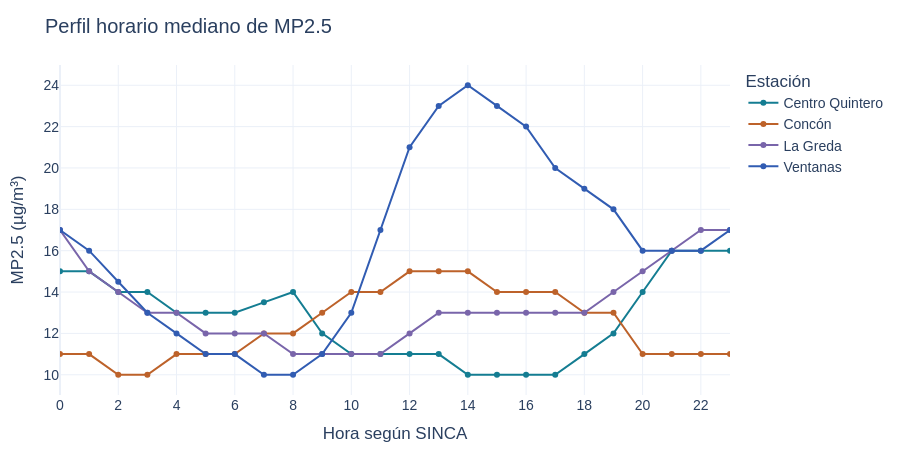
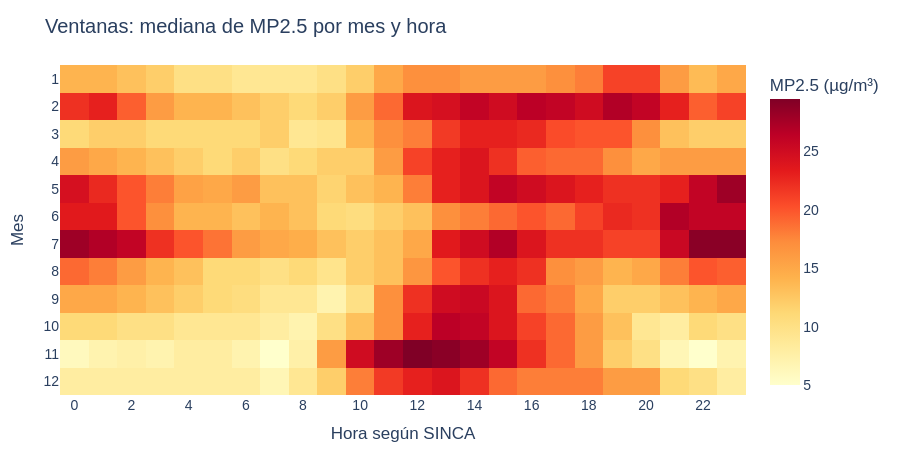

The code cell stored with these charts, in order, in its notebook:
### Markdown cell above
## 6. Patrones por hora y época del año

**Pregunta:** ¿en qué horarios aparecen mayores concentraciones típicas?

El perfil usa medianas por hora y las mismas horas entre estaciones. Se muestran grupos con al menos 24 observaciones. El mapa mes/hora usa una estación y agrupa los años seleccionados; se ocultan celdas con menos de 12 observaciones.

### Code cell
eda.hourly_chart(mp25,'mp25_ug_m3').show()
profile = eda.hourly_profile(mp25,'mp25_ug_m3')
display(profile[profile.estacion.eq('Ventanas')])
eda.month_hour_chart(df,'mp25_ug_m3','Ventanas').show()

### Figure 1 — Plotly figure (JSON) as saved in the notebook; plotly's stock layout.template omitted (floating-point values rounded to 4 significant figures)
{"data": [{"connectgaps": false, "customdata": [[907], [940], [962], [970], [972], [957], [941], [916], [851], [838], [860], [920], [953], [974], [997], [998], [999], [1000], [1007], [999], [975], [927], [900], [908]], "hovertemplate": "Hora: %{x}<br>Mediana: %{y:.2f}<br>Observaciones: %{customdata[0]}<extra>%{fullData.name}</extra>", "legendgroup": "Centro Quintero", "line": {"color": "#147D92", "dash": "solid"}, "marker": {"symbol": "circle"}, "mode": "lines+markers", "name": "Centro Quintero", "orientation": "v", "showlegend": true, "type": "scatter", "x": [0, 1, 2, 3, 4, 5, 6, 7, 8, 9, 10, 11, 12, 13, 14, 15, 16, 17, 18, 19, 20, 21, 22, 23], "xaxis": "x", "y": [15.0, 15.0, 14.0, 14.0, 13.0, 13.0, 13.0, 13.5, 14.0, 12.0, 11.0, 11.0, 11.0, 11.0, 10.0, 10.0, 10.0, 10.0, 11.0, 12.0, 14.0, 16.0, 16.0, 16.0], "yaxis": "y"}, {"connectgaps": false, "customdata": [[907], [940], [962], [970], [972], [957], [941], [916], [851], [838], [860], [920], [953], [974], [997], [998], [999], [1000], [1007], [999], [975], [927], [900], [908]], "hovertemplate": "Hora: %{x}<br>Mediana: %{y:.2f}<br>Observaciones: %{customdata[0]}<extra>%{fullData.name}</extra>", "legendgroup": "Concón", "line": {"color": "#BD622A", "dash": "solid"}, "marker": {"symbol": "circle"}, "mode": "lines+markers", "name": "Concón", "orientation": "v", "showlegend": true, "type": "scatter", "x": [0, 1, 2, 3, 4, 5, 6, 7, 8, 9, 10, 11, 12, 13, 14, 15, 16, 17, 18, 19, 20, 21, 22, 23], "xaxis": "x", "y": [11.0, 11.0, 10.0, 10.0, 11.0, 11.0, 11.0, 12.0, 12.0, 13.0, 14.0, 14.0, 15.0, 15.0, 15.0, 14.0, 14.0, 14.0, 13.0, 13.0, 11.0, 11.0, 11.0, 11.0], "yaxis": "y"}, {"connectgaps": false, "customdata": [[907], [940], [962], [970], [972], [957], [941], [916], [851], [838], [860], [920], [953], [974], [997], [998], [999], [1000], [1007], [999], [975], [927], [900], [908]], "hovertemplate": "Hora: %{x}<br>Mediana: %{y:.2f}<br>Observaciones: %{customdata[0]}<extra>%{fullData.name}</extra>", "legendgroup": "La Greda", "line": {"color": "#7965AA", "dash": "solid"}, "marker": {"symbol": "circle"}, "mode": "lines+markers", "name": "La Greda", "orientation": "v", "showlegend": true, "type": "scatter", "x": [0, 1, 2, 3, 4, 5, 6, 7, 8, 9, 10, 11, 12, 13, 14, 15, 16, 17, 18, 19, 20, 21, 22, 23], "xaxis": "x", "y": [17.0, 15.0, 14.0, 13.0, 13.0, 12.0, 12.0, 12.0, 11.0, 11.0, 11.0, 11.0, 12.0, 13.0, 13.0, 13.0, 13.0, 13.0, 13.0, 14.0, 15.0, 16.0, 17.0, 17.0], "yaxis": "y"}, {"connectgaps": false, "customdata": [[907], [940], [962], [970], [972], [957], [941], [916], [851], [838], [860], [920], [953], [974], [997], [998], [999], [1000], [1007], [999], [975], [927], [900], [908]], "hovertemplate": "Hora: %{x}<br>Mediana: %{y:.2f}<br>Observaciones: %{customdata[0]}<extra>%{fullData.name}</extra>", "legendgroup": "Ventanas", "line": {"color": "#315CB2", "dash": "solid"}, "marker": {"symbol": "circle"}, "mode": "lines+markers", "name": "Ventanas", "orientation": "v", "showlegend": true, "type": "scatter", "x": [0, 1, 2, 3, 4, 5, 6, 7, 8, 9, 10, 11, 12, 13, 14, 15, 16, 17, 18, 19, 20, 21, 22, 23], "xaxis": "x", "y": [17.0, 16.0, 14.5, 13.0, 12.0, 11.0, 11.0, 10.0, 10.0, 11.0, 13.0, 17.0, 21.0, 23.0, 24.0, 23.0, 22.0, 20.0, 19.0, 18.0, 16.0, 16.0, 16.0, 17.0], "yaxis": "y"}], "layout": {"font": {"family": "Arial", "size": 14}, "height": 460, "hovermode": "closest", "legend": {"title": {"text": "Estación"}, "tracegroupgap": 0}, "margin": {"b": 65, "l": 60, "r": 30, "t": 65}, "title": {"text": "Perfil horario mediano de MP2.5"}, "xaxis": {"anchor": "y", "domain": [0.0, 1.0], "dtick": 2, "range": [0, 23], "title": {"text": "Hora según SINCA"}}, "yaxis": {"anchor": "x", "domain": [0.0, 1.0], "title": {"text": "MP2.5 (µg/m³)"}}}}

### Figure 2 — Plotly figure (JSON) as saved in the notebook; plotly's stock layout.template omitted (floating-point values rounded to 4 significant figures; data arrays with more than 128 entries replaced by an {"elided": "..."} marker saying what was removed)
{"data": [{"colorbar": {"title": {"text": "MP2.5 (µg/m³)"}}, "colorscale": [[0.0, "rgb(255,255,204)"], [0.125, "rgb(255,237,160)"], [0.25, "rgb(254,217,118)"], [0.375, "rgb(254,178,76)"], [0.5, "rgb(253,141,60)"], [0.625, "rgb(252,78,42)"], [0.75, "rgb(227,26,28)"], [0.875, "rgb(189,0,38)"], [1.0, "rgb(128,0,38)"]], "customdata": {"elided": "12x24 int values"}, "hovertemplate": "Mes: %{y}<br>Hora: %{x}<br>Mediana: %{z:.2f}<br>n: %{customdata}<extra></extra>", "type": "heatmap", "x": [0, 1, 2, 3, 4, 5, 6, 7, 8, 9, 10, 11, 12, 13, 14, 15, 16, 17, 18, 19, 20, 21, 22, 23], "y": [1, 2, 3, 4, 5, 6, 7, 8, 9, 10, 11, 12], "z": {"elided": "12x24 float values"}}], "layout": {"font": {"family": "Arial", "size": 14}, "height": 460, "hovermode": "closest", "legend": {"title": {"text": "Estación"}}, "margin": {"b": 65, "l": 60, "r": 30, "t": 65}, "title": {"text": "Ventanas: mediana de MP2.5 por mes y hora"}, "xaxis": {"dtick": 2, "title": {"text": "Hora según SINCA"}}, "yaxis": {"autorange": "reversed", "dtick": 1, "title": {"text": "Mes"}}}}
